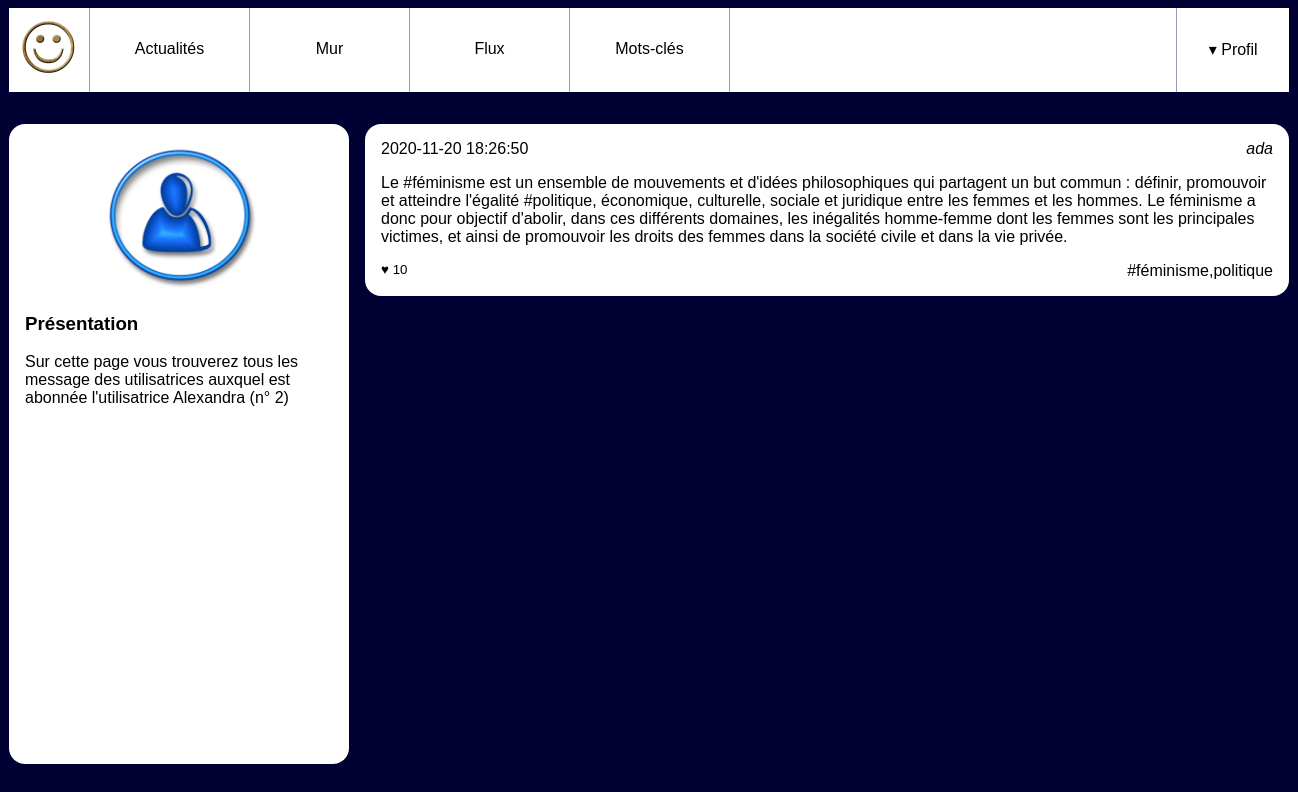
The page /pages/feed.php?user_id=2 on the database its author committed.
### tables this page shows
CREATE TABLE `users` (
  `id` int(10) UNSIGNED NOT NULL,
  `email` varchar(255) NOT NULL,
  `password` varchar(255) NOT NULL,
  `alias` varchar(255) NOT NULL
);

### pages/feed.php (the view, shortened to what this page needs)
<?php
require 'header.php';
?>
        <div id="wrapper">
            <?php
            $userId = $_GET['user_id'];
            ?>
            <?php
            $mysqli = new mysqli("localhost", "root", "root", "socialnetwork");
            ?>
            <aside>
                <?php
                $laQuestionEnSql = "SELECT * FROM `users` WHERE id=" . intval($userId);
                $lesInformations = $mysqli->query($laQuestionEnSql);
                $user = $lesInformations->fetch_assoc();
                ?>
                <img src="user.jpg" alt="Portrait de l'utilisatrice"/>
                <section>
                    <h3>Présentation</h3>
                    <p>Sur cette page vous trouverez tous les message des utilisatrices
                        auxquel est abonnée l'utilisatrice <?php echo $user['alias'] ?>
                        (n° <?php echo $_GET['user_id'] ?>)
                    </p>
                </section>
            </aside>
            <main>
                <?php
                $laQuestionEnSql = "SELECT `posts`.`content`,"
                        . "`posts`.`created`,"
                        . "`users`.`alias` as author_name,  "
                        . "`users`.`id` as author_id,  "
                        . "count(`likes`.`id`) as like_number,  "
                        . "GROUP_CONCAT(DISTINCT `tags`.`label`) AS taglist "
                        . "FROM `followers` "
                        . "JOIN `users` ON `users`.`id`=`followers`.`followed_user_id`"
                        . "JOIN `posts` ON `posts`.`user_id`=`users`.`id`"
                        . "LEFT JOIN `posts_tags` ON `posts`.`id` = `posts_tags`.`post_id`  "
                        . "LEFT JOIN `tags`       ON `posts_tags`.`tag_id`  = `tags`.`id` "
                        . "LEFT JOIN `likes`      ON `likes`.`post_id`  = `posts`.`id` "
                        . "WHERE `followers`.`following_user_id`='" . intval($userId) . "' "
                        . "GROUP BY `posts`.`id`"
                        . "ORDER BY `posts`.`created` DESC  "
                ;
                $lesInformations = $mysqli->query($laQuestionEnSql);
                while ($follower = $lesInformations->fetch_assoc())
                {
                ?>
                <article>
                    <h3>
                        <time datetime='2020-02-01 11:12:13' ><?php echo $follower['created'] ?> </time>
                    </h3>
                    <address><nav>
                        <a href="wall.php?user_id=<?php echo $follower['author_id'] ?>"><?php echo $follower['author_name'] ?></a>
                        </nav></address>
                    <div>
                        <p><?php echo $follower['content'] ?></p>
                    </div>
                    <footer>
                        <small>♥ <?php echo $follower['like_number'] ?></small>
                        <a href="">#<?php echo $follower['taglist'] ?>
                    </footer>
                </article>
                <?php
                }
                ?>
            </main>
        </div>
    </body>
</html>

### pages/style.css (style rules this page uses)
body { background-color: #003; font-family: Arial; }
a { text-decoration: none; color:black; }
#wrapper { display:flex; width:80em; margin:0 auto 2em auto; }
#wrapper aside { background-color: #fff; flex:1; padding:1em; border-radius: 1em; }
#wrapper aside img { display: block; width:50%; margin:auto; }
#wrapper main { flex:3; padding-left:1em; height: 80vh; overflow-y: scroll; }
#wrapper main article { background-color: #fff; padding:1em; margin-bottom: 1em ; border-radius: 1em; }
#wrapper main article h3 { margin:0; padding:0; font-weight: normal; font-size:1em; }
#wrapper main article time { float:left; }
#wrapper main article address { text-align: right; margin-bottom: 1em; }
#wrapper main article p { margin:0; }
#wrapper main article footer { margin-top: 1em; text-align: right; }
#wrapper main article footer small { float:left; }

### rows shown on the page
users: alias "Alexandra"
users: created "2020-11-20 18:26:50", alias "ada", content "Le #féminisme est un ensemble de mouvements et d'idées philosophiques qui partagent un but commun : définir, promouvoir et atteindre l'égalité #politique, économique, culturelle, sociale et juridique entre les femmes et les hommes. Le féminisme a donc pour objectif d'abolir, dans ces différents domaines, les inégalités homme-femme dont les femmes sont les principales victimes, et ainsi de promouvoir les droits des femmes dans la société civile et dans la vie privée.", like_number "10", taglist "féminisme,politique"

### other values the page prints
$_GET['user_id'] "2"
